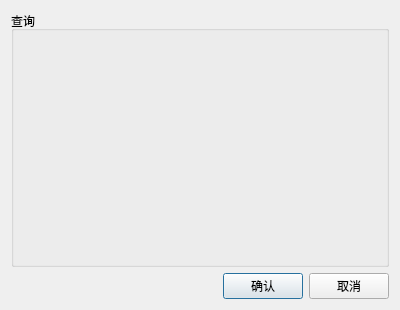
<?xml version="1.0" encoding="UTF-8"?>
<ui version="4.0">
 <class>dialog</class>
 <widget class="QDialog" name="dialog">
  <property name="geometry">
   <rect>
    <x>0</x>
    <y>0</y>
    <width>400</width>
    <height>310</height>
   </rect>
  </property>
  <property name="windowTitle">
   <string>Dialog</string>
  </property>
  <layout class="QVBoxLayout" name="verticalLayout">
   <item>
    <widget class="QGroupBox" name="groupBox">
     <property name="title">
      <string>查询</string>
     </property>
    </widget>
   </item>
   <item>
    <layout class="QHBoxLayout" name="horizontalLayout">
     <item>
      <spacer name="horizontalSpacer">
       <property name="orientation">
        <enum>Qt::Horizontal</enum>
       </property>
       <property name="sizeHint" stdset="0">
        <size>
         <width>40</width>
         <height>20</height>
        </size>
       </property>
      </spacer>
     </item>
     <item>
      <widget class="QPushButton" name="btn_ok">
       <property name="text">
        <string>确认</string>
       </property>
      </widget>
     </item>
     <item>
      <widget class="QPushButton" name="btn_cancel">
       <property name="text">
        <string>取消</string>
       </property>
      </widget>
     </item>
    </layout>
   </item>
  </layout>
 </widget>
 <resources/>
 <connections/>
</ui>
